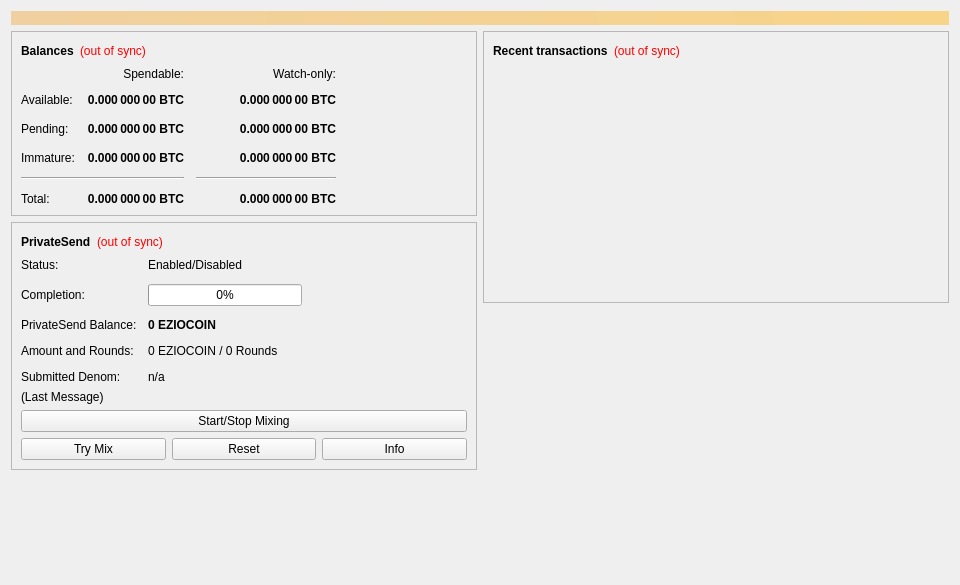
<?xml version="1.0" encoding="UTF-8"?>
<ui version="4.0">
 <class>OverviewPage</class>
 <widget class="QWidget" name="OverviewPage">
  <property name="geometry">
   <rect>
    <x>0</x>
    <y>0</y>
    <width>960</width>
    <height>585</height>
   </rect>
  </property>
  <property name="minimumSize">
   <size>
    <width>960</width>
    <height>0</height>
   </size>
  </property>
  <property name="windowTitle">
   <string>Form</string>
  </property>
  <layout class="QVBoxLayout" name="topLayout">
   <item>
    <widget class="QLabel" name="labelAlerts">
     <property name="visible">
      <bool>false</bool>
     </property>
     <property name="styleSheet">
      <string notr="true">QLabel { background-color: qlineargradient(x1: 0, y1: 0, x2: 1, y2: 0, stop:0 #F0D0A0, stop:1 #F8D488); color:#000000; }</string>
     </property>
     <property name="wordWrap">
      <bool>true</bool>
     </property>
     <property name="margin">
      <number>3</number>
     </property>
     <property name="textInteractionFlags">
      <set>Qt::TextSelectableByMouse</set>
     </property>
    </widget>
   </item>
   <item>
    <layout class="QHBoxLayout" name="horizontalLayout" stretch="1,1">
     <item>
      <layout class="QVBoxLayout" name="verticalLayout_2">
       <item>
        <widget class="QFrame" name="frame">
         <property name="frameShape">
          <enum>QFrame::StyledPanel</enum>
         </property>
         <property name="frameShadow">
          <enum>QFrame::Raised</enum>
         </property>
         <layout class="QVBoxLayout" name="verticalLayout_4">
          <item>
           <layout class="QHBoxLayout" name="horizontalLayout_4">
            <item>
             <widget class="QLabel" name="label_5">
              <property name="font">
               <font>
                <weight>75</weight>
                <bold>true</bold>
               </font>
              </property>
              <property name="text">
               <string>Balances</string>
              </property>
             </widget>
            </item>
            <item>
             <widget class="QLabel" name="labelWalletStatus">
              <property name="toolTip">
               <string>The displayed information may be out of date. Your wallet automatically synchronizes with the Dash network after a connection is established, but this process has not completed yet.</string>
              </property>
              <property name="styleSheet">
               <string notr="true">QLabel { color: red; }</string>
              </property>
              <property name="text">
               <string notr="true">(out of sync)</string>
              </property>
              <property name="alignment">
               <set>Qt::AlignLeading|Qt::AlignLeft|Qt::AlignVCenter</set>
              </property>
             </widget>
            </item>
            <item>
             <spacer name="horizontalSpacer_3">
              <property name="orientation">
               <enum>Qt::Horizontal</enum>
              </property>
              <property name="sizeHint" stdset="0">
               <size>
                <width>40</width>
                <height>20</height>
               </size>
              </property>
             </spacer>
            </item>
           </layout>
          </item>
          <item>
           <layout class="QGridLayout" name="gridLayout">
            <property name="spacing">
             <number>12</number>
            </property>
            <item row="2" column="2">
             <widget class="QLabel" name="labelWatchPending">
              <property name="font">
               <font>
                <weight>75</weight>
                <bold>true</bold>
               </font>
              </property>
              <property name="cursor">
               <cursorShape>IBeamCursor</cursorShape>
              </property>
              <property name="toolTip">
               <string>Unconfirmed transactions to watch-only addresses</string>
              </property>
              <property name="text">
               <string notr="true">0.000 000 00 BTC</string>
              </property>
              <property name="alignment">
               <set>Qt::AlignRight|Qt::AlignTrailing|Qt::AlignVCenter</set>
              </property>
              <property name="textInteractionFlags">
               <set>Qt::LinksAccessibleByMouse|Qt::TextSelectableByKeyboard|Qt::TextSelectableByMouse</set>
              </property>
             </widget>
            </item>
            <item row="2" column="1">
             <widget class="QLabel" name="labelUnconfirmed">
              <property name="font">
               <font>
                <weight>75</weight>
                <bold>true</bold>
               </font>
              </property>
              <property name="cursor">
               <cursorShape>IBeamCursor</cursorShape>
              </property>
              <property name="toolTip">
               <string>Total of transactions that have yet to be confirmed, and do not yet count toward the spendable balance</string>
              </property>
              <property name="text">
               <string notr="true">0.000 000 00 BTC</string>
              </property>
              <property name="alignment">
               <set>Qt::AlignRight|Qt::AlignTrailing|Qt::AlignVCenter</set>
              </property>
              <property name="textInteractionFlags">
               <set>Qt::LinksAccessibleByMouse|Qt::TextSelectableByKeyboard|Qt::TextSelectableByMouse</set>
              </property>
             </widget>
            </item>
            <item row="3" column="2">
             <widget class="QLabel" name="labelWatchImmature">
              <property name="font">
               <font>
                <weight>75</weight>
                <bold>true</bold>
               </font>
              </property>
              <property name="cursor">
               <cursorShape>IBeamCursor</cursorShape>
              </property>
              <property name="toolTip">
               <string>Mined balance in watch-only addresses that has not yet matured</string>
              </property>
              <property name="text">
               <string notr="true">0.000 000 00 BTC</string>
              </property>
              <property name="alignment">
               <set>Qt::AlignRight|Qt::AlignTrailing|Qt::AlignVCenter</set>
              </property>
              <property name="textInteractionFlags">
               <set>Qt::LinksAccessibleByMouse|Qt::TextSelectableByKeyboard|Qt::TextSelectableByMouse</set>
              </property>
             </widget>
            </item>
            <item row="4" column="0" colspan="2">
             <widget class="Line" name="lineSpendableBalance">
              <property name="orientation">
               <enum>Qt::Horizontal</enum>
              </property>
             </widget>
            </item>
            <item row="4" column="2">
             <widget class="Line" name="lineWatchBalance">
              <property name="sizePolicy">
               <sizepolicy hsizetype="Preferred" vsizetype="Fixed">
                <horstretch>0</horstretch>
                <verstretch>0</verstretch>
               </sizepolicy>
              </property>
              <property name="minimumSize">
               <size>
                <width>140</width>
                <height>0</height>
               </size>
              </property>
              <property name="orientation">
               <enum>Qt::Horizontal</enum>
              </property>
             </widget>
            </item>
            <item row="5" column="0">
             <widget class="QLabel" name="labelTotalText">
              <property name="text">
               <string>Total:</string>
              </property>
             </widget>
            </item>
            <item row="3" column="1">
             <widget class="QLabel" name="labelImmature">
              <property name="font">
               <font>
                <weight>75</weight>
                <bold>true</bold>
               </font>
              </property>
              <property name="cursor">
               <cursorShape>IBeamCursor</cursorShape>
              </property>
              <property name="toolTip">
               <string>Mined balance that has not yet matured</string>
              </property>
              <property name="text">
               <string notr="true">0.000 000 00 BTC</string>
              </property>
              <property name="alignment">
               <set>Qt::AlignRight|Qt::AlignTrailing|Qt::AlignVCenter</set>
              </property>
              <property name="textInteractionFlags">
               <set>Qt::LinksAccessibleByMouse|Qt::TextSelectableByKeyboard|Qt::TextSelectableByMouse</set>
              </property>
             </widget>
            </item>
            <item row="2" column="3">
             <spacer name="horizontalSpacer_2">
              <property name="orientation">
               <enum>Qt::Horizontal</enum>
              </property>
              <property name="sizeHint" stdset="0">
               <size>
                <width>40</width>
                <height>20</height>
               </size>
              </property>
             </spacer>
            </item>
            <item row="3" column="0">
             <widget class="QLabel" name="labelImmatureText">
              <property name="text">
               <string>Immature:</string>
              </property>
             </widget>
            </item>
            <item row="5" column="1">
             <widget class="QLabel" name="labelTotal">
              <property name="font">
               <font>
                <weight>75</weight>
                <bold>true</bold>
               </font>
              </property>
              <property name="cursor">
               <cursorShape>IBeamCursor</cursorShape>
              </property>
              <property name="toolTip">
               <string>Your current total balance</string>
              </property>
              <property name="text">
               <string notr="true">0.000 000 00 BTC</string>
              </property>
              <property name="alignment">
               <set>Qt::AlignRight|Qt::AlignTrailing|Qt::AlignVCenter</set>
              </property>
              <property name="textInteractionFlags">
               <set>Qt::LinksAccessibleByMouse|Qt::TextSelectableByKeyboard|Qt::TextSelectableByMouse</set>
              </property>
             </widget>
            </item>
            <item row="5" column="2">
             <widget class="QLabel" name="labelWatchTotal">
              <property name="font">
               <font>
                <weight>75</weight>
                <bold>true</bold>
               </font>
              </property>
              <property name="cursor">
               <cursorShape>IBeamCursor</cursorShape>
              </property>
              <property name="toolTip">
               <string>Current total balance in watch-only addresses</string>
              </property>
              <property name="text">
               <string notr="true">0.000 000 00 BTC</string>
              </property>
              <property name="alignment">
               <set>Qt::AlignRight|Qt::AlignTrailing|Qt::AlignVCenter</set>
              </property>
              <property name="textInteractionFlags">
               <set>Qt::LinksAccessibleByMouse|Qt::TextSelectableByKeyboard|Qt::TextSelectableByMouse</set>
              </property>
             </widget>
            </item>
            <item row="0" column="2">
             <widget class="QLabel" name="labelWatchonly">
              <property name="text">
               <string>Watch-only:</string>
              </property>
              <property name="alignment">
               <set>Qt::AlignRight|Qt::AlignTrailing|Qt::AlignVCenter</set>
              </property>
             </widget>
            </item>
            <item row="1" column="0">
             <widget class="QLabel" name="labelBalanceText">
              <property name="text">
               <string>Available:</string>
              </property>
             </widget>
            </item>
            <item row="1" column="1">
             <widget class="QLabel" name="labelBalance">
              <property name="font">
               <font>
                <weight>75</weight>
                <bold>true</bold>
               </font>
              </property>
              <property name="cursor">
               <cursorShape>IBeamCursor</cursorShape>
              </property>
              <property name="toolTip">
               <string>Your current spendable balance</string>
              </property>
              <property name="text">
               <string notr="true">0.000 000 00 BTC</string>
              </property>
              <property name="alignment">
               <set>Qt::AlignRight|Qt::AlignTrailing|Qt::AlignVCenter</set>
              </property>
              <property name="textInteractionFlags">
               <set>Qt::LinksAccessibleByMouse|Qt::TextSelectableByKeyboard|Qt::TextSelectableByMouse</set>
              </property>
             </widget>
            </item>
            <item row="1" column="2">
             <widget class="QLabel" name="labelWatchAvailable">
              <property name="font">
               <font>
                <weight>75</weight>
                <bold>true</bold>
               </font>
              </property>
              <property name="cursor">
               <cursorShape>IBeamCursor</cursorShape>
              </property>
              <property name="toolTip">
               <string>Your current balance in watch-only addresses</string>
              </property>
              <property name="text">
               <string notr="true">0.000 000 00 BTC</string>
              </property>
              <property name="alignment">
               <set>Qt::AlignRight|Qt::AlignTrailing|Qt::AlignVCenter</set>
              </property>
              <property name="textInteractionFlags">
               <set>Qt::LinksAccessibleByMouse|Qt::TextSelectableByKeyboard|Qt::TextSelectableByMouse</set>
              </property>
             </widget>
            </item>
            <item row="2" column="0">
             <widget class="QLabel" name="labelPendingText">
              <property name="text">
               <string>Pending:</string>
              </property>
             </widget>
            </item>
            <item row="0" column="1">
             <widget class="QLabel" name="labelSpendable">
              <property name="text">
               <string>Spendable:</string>
              </property>
              <property name="alignment">
               <set>Qt::AlignRight|Qt::AlignTrailing|Qt::AlignVCenter</set>
              </property>
             </widget>
            </item>
           </layout>
          </item>
         </layout>
        </widget>
       </item>
       <item>
        <widget class="QFrame" name="framePrivateSend">
         <property name="layoutDirection">
          <enum>Qt::LeftToRight</enum>
         </property>
         <property name="frameShape">
          <enum>QFrame::StyledPanel</enum>
         </property>
         <property name="frameShadow">
          <enum>QFrame::Raised</enum>
         </property>
         <layout class="QVBoxLayout" name="VerticalLayout_PS1">
          <item>
           <layout class="QHBoxLayout" name="horizontalLayout_5">
            <item>
             <widget class="QLabel" name="labelPrivateSendHeader">
              <property name="font">
               <font>
                <weight>75</weight>
                <bold>true</bold>
               </font>
              </property>
              <property name="text">
               <string>PrivateSend</string>
              </property>
             </widget>
            </item>
            <item>
             <widget class="QLabel" name="labelPrivateSendSyncStatus">
              <property name="toolTip">
               <string>The displayed information may be out of date. Your wallet automatically synchronizes with the Dash network after a connection is established, but this process has not completed yet.</string>
              </property>
              <property name="styleSheet">
               <string notr="true">QLabel { color: red; }</string>
              </property>
              <property name="text">
               <string notr="true">(out of sync)</string>
              </property>
              <property name="alignment">
               <set>Qt::AlignLeading|Qt::AlignLeft|Qt::AlignVCenter</set>
              </property>
             </widget>
            </item>
            <item>
             <spacer name="horizontalSpacer_4">
              <property name="orientation">
               <enum>Qt::Horizontal</enum>
              </property>
              <property name="sizeHint" stdset="0">
               <size>
                <width>40</width>
                <height>20</height>
               </size>
              </property>
             </spacer>
            </item>
           </layout>
          </item>
          <item>
           <layout class="QFormLayout" name="privateSendFormLayout">
            <property name="fieldGrowthPolicy">
             <enum>QFormLayout::AllNonFixedFieldsGrow</enum>
            </property>
            <property name="horizontalSpacing">
             <number>11</number>
            </property>
            <property name="verticalSpacing">
             <number>12</number>
            </property>
            <item row="0" column="0">
             <widget class="QLabel" name="labelPrivateSendEnabledText">
              <property name="text">
               <string>Status:</string>
              </property>
             </widget>
            </item>
            <item row="0" column="1">
             <widget class="QLabel" name="labelPrivateSendEnabled">
              <property name="text">
               <string>Enabled/Disabled</string>
              </property>
             </widget>
            </item>
            <item row="1" column="0">
             <widget class="QLabel" name="labelCompletitionText">
              <property name="text">
               <string>Completion:</string>
              </property>
             </widget>
            </item>
            <item row="1" column="1">
             <widget class="QProgressBar" name="privateSendProgress">
              <property name="maximumSize">
               <size>
                <width>154</width>
                <height>16777215</height>
               </size>
              </property>
              <property name="value">
               <number>0</number>
              </property>
             </widget>
            </item>
            <item row="2" column="0">
             <widget class="QLabel" name="labelAnonymizedText">
              <property name="text">
               <string>PrivateSend Balance:</string>
              </property>
             </widget>
            </item>
            <item row="2" column="1">
             <widget class="QLabel" name="labelAnonymized">
              <property name="font">
               <font>
                <weight>75</weight>
                <bold>true</bold>
               </font>
              </property>
              <property name="text">
               <string notr="true">0 EZIOCOIN</string>
              </property>
             </widget>
            </item>
            <item row="3" column="0">
             <widget class="QLabel" name="labelAmountAndRoundsText">
              <property name="text">
               <string>Amount and Rounds:</string>
              </property>
             </widget>
            </item>
            <item row="3" column="1">
             <widget class="QLabel" name="labelAmountRounds">
              <property name="text">
               <string>0 EZIOCOIN / 0 Rounds</string>
              </property>
             </widget>
            </item>
            <item row="4" column="0">
             <widget class="QLabel" name="labelSubmittedDenomText">
              <property name="text">
               <string>Submitted Denom:</string>
              </property>
             </widget>
            </item>
            <item row="4" column="1">
             <widget class="QLabel" name="labelSubmittedDenom">
              <property name="toolTip">
               <string>The denominations you submitted to the Masternode.&lt;br&gt;To mix, other users must submit the exact same denominations.</string>
              </property>
              <property name="text">
               <string>n/a</string>
              </property>
             </widget>
            </item>
           </layout>
          </item>
          <item>
           <layout class="QVBoxLayout" name="VerticalLayout_PS">
            <item>
             <widget class="QLabel" name="labelPrivateSendLastMessage">
              <property name="text">
               <string>(Last Message)</string>
              </property>
              <property name="alignment">
               <set>Qt::AlignLeading|Qt::AlignLeft|Qt::AlignTop</set>
              </property>
              <property name="wordWrap">
               <bool>true</bool>
              </property>
             </widget>
            </item>
            <item>
             <widget class="QPushButton" name="togglePrivateSend">
              <property name="sizePolicy">
               <sizepolicy hsizetype="MinimumExpanding" vsizetype="Fixed">
                <horstretch>0</horstretch>
                <verstretch>0</verstretch>
               </sizepolicy>
              </property>
              <property name="text">
               <string>Start/Stop Mixing</string>
              </property>
             </widget>
            </item>
            <item>
             <layout class="QHBoxLayout" name="horizontalLayout_debugbuttons">
              <item>
               <widget class="QPushButton" name="privateSendAuto">
                <property name="sizePolicy">
                 <sizepolicy hsizetype="MinimumExpanding" vsizetype="Fixed">
                  <horstretch>0</horstretch>
                  <verstretch>0</verstretch>
                 </sizepolicy>
                </property>
                <property name="toolTip">
                 <string>Try to manually submit a PrivateSend request.</string>
                </property>
                <property name="text">
                 <string>Try Mix</string>
                </property>
               </widget>
              </item>
              <item>
               <widget class="QPushButton" name="privateSendReset">
                <property name="sizePolicy">
                 <sizepolicy hsizetype="MinimumExpanding" vsizetype="Fixed">
                  <horstretch>0</horstretch>
                  <verstretch>0</verstretch>
                 </sizepolicy>
                </property>
                <property name="toolTip">
                 <string>Reset the current status of PrivateSend (can interrupt PrivateSend if it's in the process of Mixing, which can cost you money!)</string>
                </property>
                <property name="autoFillBackground">
                 <bool>false</bool>
                </property>
                <property name="text">
                 <string>Reset</string>
                </property>
               </widget>
              </item>
              <item>
               <widget class="QPushButton" name="privateSendInfo">
                <property name="sizePolicy">
                 <sizepolicy hsizetype="MinimumExpanding" vsizetype="Fixed">
                  <horstretch>0</horstretch>
                  <verstretch>0</verstretch>
                 </sizepolicy>
                </property>
                <property name="toolTip">
                 <string>Information about PrivateSend and Mixing</string>
                </property>
                <property name="text">
                 <string>Info</string>
                </property>
               </widget>
              </item>
             </layout>
            </item>
           </layout>
          </item>
         </layout>
        </widget>
       </item>
       <item>
        <spacer name="verticalSpacer">
         <property name="orientation">
          <enum>Qt::Vertical</enum>
         </property>
         <property name="sizeHint" stdset="0">
          <size>
           <width>20</width>
           <height>40</height>
          </size>
         </property>
        </spacer>
       </item>
      </layout>
     </item>
     <item>
      <layout class="QVBoxLayout" name="verticalLayout_3">
       <item>
        <widget class="QFrame" name="frame_2">
         <property name="frameShape">
          <enum>QFrame::StyledPanel</enum>
         </property>
         <property name="frameShadow">
          <enum>QFrame::Raised</enum>
         </property>
         <layout class="QVBoxLayout" name="verticalLayout">
          <item>
           <layout class="QHBoxLayout" name="horizontalLayout_2">
            <item>
             <widget class="QLabel" name="label_4">
              <property name="font">
               <font>
                <weight>75</weight>
                <bold>true</bold>
               </font>
              </property>
              <property name="text">
               <string>Recent transactions</string>
              </property>
             </widget>
            </item>
            <item>
             <widget class="QLabel" name="labelTransactionsStatus">
              <property name="toolTip">
               <string>The displayed information may be out of date. Your wallet automatically synchronizes with the Dash network after a connection is established, but this process has not completed yet.</string>
              </property>
              <property name="styleSheet">
               <string notr="true">QLabel { color: red; }</string>
              </property>
              <property name="text">
               <string notr="true">(out of sync)</string>
              </property>
              <property name="alignment">
               <set>Qt::AlignLeading|Qt::AlignLeft|Qt::AlignVCenter</set>
              </property>
             </widget>
            </item>
            <item>
             <spacer name="horizontalSpacer">
              <property name="orientation">
               <enum>Qt::Horizontal</enum>
              </property>
              <property name="sizeHint" stdset="0">
               <size>
                <width>40</width>
                <height>20</height>
               </size>
              </property>
             </spacer>
            </item>
           </layout>
          </item>
          <item>
           <widget class="QListView" name="listTransactions">
            <property name="styleSheet">
             <string notr="true">QListView { background: transparent; }</string>
            </property>
            <property name="frameShape">
             <enum>QFrame::NoFrame</enum>
            </property>
            <property name="verticalScrollBarPolicy">
             <enum>Qt::ScrollBarAlwaysOff</enum>
            </property>
            <property name="horizontalScrollBarPolicy">
             <enum>Qt::ScrollBarAlwaysOff</enum>
            </property>
            <property name="selectionMode">
             <enum>QAbstractItemView::NoSelection</enum>
            </property>
           </widget>
          </item>
         </layout>
        </widget>
       </item>
       <item>
        <spacer name="verticalSpacer_2">
         <property name="orientation">
          <enum>Qt::Vertical</enum>
         </property>
         <property name="sizeHint" stdset="0">
          <size>
           <width>20</width>
           <height>40</height>
          </size>
         </property>
        </spacer>
       </item>
      </layout>
     </item>
    </layout>
   </item>
  </layout>
 </widget>
 <resources/>
 <connections/>
</ui>
